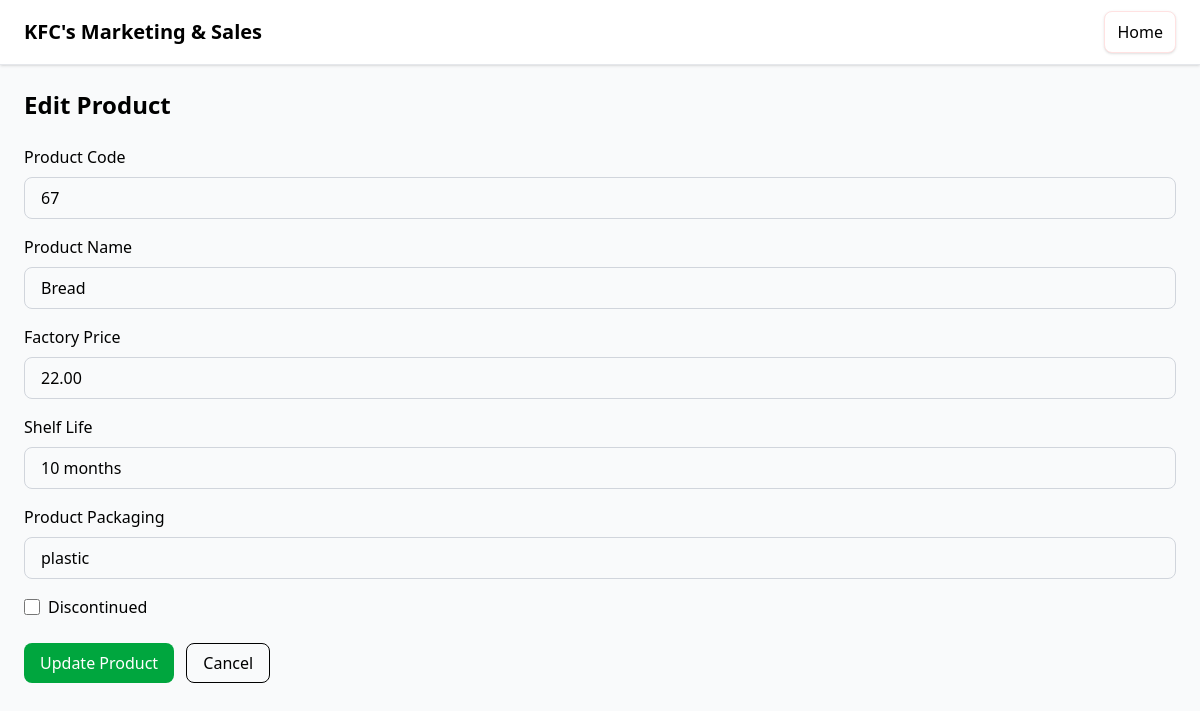
/products/1/edit, run on the app's committed database.
### products/models.py (models this page shows, shortened)
class Product(models.Model):
  product_id = models.BigAutoField(primary_key=True)
  product_code = models.CharField(max_length=255, )
  product_name = models.CharField(max_length=255, )
  factory_price = models.DecimalField(max_digits=10, decimal_places=2)
  shelf_life = models.CharField(max_length=255, )
  product_packaging = models.CharField(max_length=255, )
  discontinued = models.BooleanField(default=False)
  class Meta:
    ordering = ['product_name']

### products/views.py (the view)
# urls.py: path('<int:id>/edit', views.product_edit, name='product_edit'),
def product_edit(request, id):
  product = get_object_or_404(Product, product_id=id)
  form = ProductForm(
    request.POST or None,
    instance=product
  )
  if request.method == 'POST' and form.is_valid():
    form.save()
    return redirect('product_list')
  return render(request, 'products/edit.html', {
    'form': form
  })

### templates/products/edit.html (shortened to what this page needs)
{% extends "base.html" %}
{% block content %}
<h1 class="text-2xl font-bold mb-6">
  Edit Product
</h1>
<form method="post">
  {% include "products/components/form.html" %}
  <div class="mt-6">
    <button type="submit" class="rounded-lg bg-green-600 px-4 py-2 text-white">
      Update Product
    </button>
    <a href="{% url 'product_list' %}" class="ml-2 rounded-lg border px-4 py-2">
      Cancel
    </a>
  </div>
</form>
{% endblock %}

### templates/products/components/form.html (shortened to what this page needs)
<div class="space-y-4">
  <div>
    <label class="block mb-2 font-medium">
      Product Code
    </label>
    {{ form.product_code }}
  </div>
  <div>
    <label class="block mb-2 font-medium">
      Product Name
    </label>
    {{ form.product_name }}
  </div>
  <div>
    <label class="block mb-2 font-medium">
      Factory Price
    </label>
    {{ form.factory_price }}
  </div>
  <div>
    <label class="block mb-2 font-medium">
      Shelf Life
    </label>
    {{ form.shelf_life }}
  </div>
  <div>
    <label class="block mb-2 font-medium">
      Product Packaging
    </label>
    {{ form.product_packaging }}
  </div>
  <div class="flex items-center gap-2">
    {{ form.discontinued }}
    <label class="font-medium">
      Discontinued
    </label>
  </div>
</div>

### data on the page
Product: product_code "67", product_name "Bread", factory_price "22.00", shelf_life "10 months", product_packaging "plastic"
